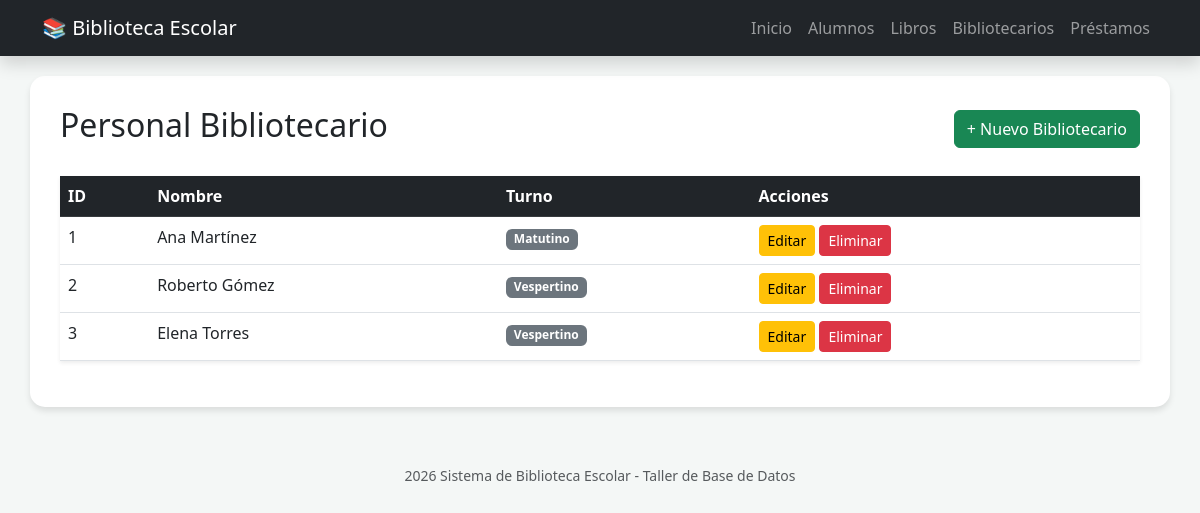
Screenshot of /biblioteca/bibliotecarios.php with the database file from the repository.
### tables this page shows
CREATE TABLE `bibliotecario` (
  `id_bibliotecario` int(11) NOT NULL,
  `nombre` varchar(100) NOT NULL,
  `turno` varchar(20) DEFAULT NULL,
  `password` varchar(50) NOT NULL
);

### biblioteca/bibliotecarios.php (the view, shortened to what this page needs)
<?php
include 'config.php';
include 'header.php';
?>
<div class="d-flex justify-content-between align-items-center mb-4">
    <h2>Personal Bibliotecario</h2>
    <a href="bibliotecarios_form.php" class="btn btn-success"> + Nuevo Bibliotecario</a>
</div>
<table class="table table-hover shadow-sm">
    <thead class="table-dark">
        <tr>
            <th>ID</th>
            <th>Nombre</th>
            <th>Turno</th>
            <th>Acciones</th>
        </tr>
    </thead>
    <tbody>
        <?php
        $stmt = $pdo->query("SELECT * FROM bibliotecario");
        while ($row = $stmt->fetch()) {
            echo "<tr>
                <td>{$row['id_bibliotecario']}</td>
                <td>{$row['nombre']}</td>
                <td><span class='badge bg-secondary'>{$row['turno']}</span></td>
                <td>
                    <a href='bibliotecarios_form.php?id={$row['id_bibliotecario']}' class='btn btn-warning btn-sm'>Editar</a>
                    <a href='bibliotecarios.php?delete={$row['id_bibliotecario']}' class='btn btn-danger btn-sm' onclick='return confirm(\"¿Eliminar a este bibliotecario?\")'>Eliminar</a>
                </td>
            </tr>";
        }
        ?>
    </tbody>
</table>
<?php include 'footer.php'; ?>

### biblioteca/header.php (style rules this page uses)
body { background-color: #f4f7f6; }

### rows the page displays
bibliotecario: id_bibliotecario "1", nombre "Ana Martínez", turno "Matutino"
bibliotecario: id_bibliotecario "2", nombre "Roberto Gómez", turno "Vespertino"
bibliotecario: id_bibliotecario "3", nombre "Elena Torres", turno "Vespertino"
